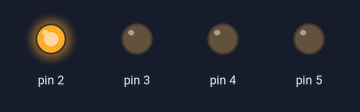
Recording of a sketch running on a simulated Arduino Uno, built with avr-gcc and run on an emulated ATmega328P. Shown: output pins drawn as LEDs (lit = HIGH).

Above: at 0.1 s.
At 2.1 s:
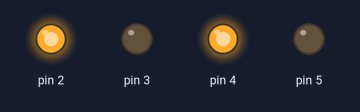
Timing chart, 0 to 3.6 s (numbered marks = the images above):
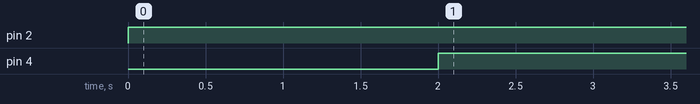

The sketch:

DC_Motor_code.ino
```cpp
void setup()
{
  pinMode(2, OUTPUT);
  pinMode(4, OUTPUT);
  pinMode(3, OUTPUT);
  pinMode(5, OUTPUT);
}

void loop()
{
  digitalWrite(2, HIGH);
  delay(1000);
  digitalWrite(3, LOW);
  delay(1000);
  digitalWrite(4, HIGH);
  delay(1000);
  digitalWrite(5, LOW);
  delay(1000);
}
```

Measured:
- by itself, pin 2: LOW → HIGH at 0.00 s
- by itself, pin 4: LOW → HIGH at 2.0 s
